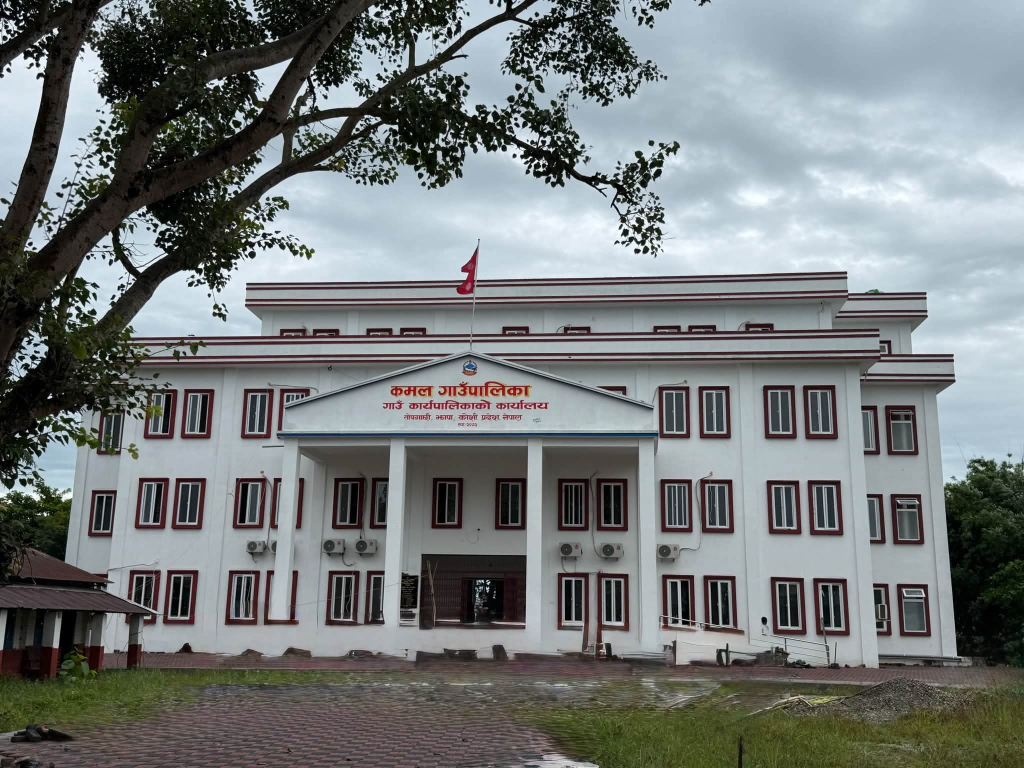
#> input picture media/kamal-municipality/source.jpg, 2048 x 1536 px (shown at 1/2 size)
$ python render.py
#> lines starting #> are read from the running program, lines starting #| are printed output that depends on the picture; after the words box and inside, x2 and y2 are one past the last pixel; in counts of white or black regions, pixels touching at a corner belong together
"""Render "Monumental Horizon", a 10-second cinematic shot of the Kamal Rural
Municipality office, from the single still photo beside this script.

There is no footage and no depth map, so the drone move is a virtual camera
over the photo: a spline-driven crop that pushes in low, cranes up to the
portico and flag, then drifts back to the full facade. Life is added on top:
the flag ripples, the tree sways, out-of-focus foliage slides past the lens in
the opening, and an anamorphic flare sweeps the roofline at the end. The
soundtrack (wind, birdsong, strings, brass/cello rise, piano) is synthesised
here too, so the whole piece is reproducible from this file and the photo.

    pip install numpy pillow imageio-ffmpeg
    python3 media/kamal-municipality/render.py
"""

import subprocess
import wave
from pathlib import Path

import imageio_ffmpeg
import numpy as np
from PIL import Image, ImageDraw, ImageFilter

HERE = Path(__file__).resolve().parent
SOURCE = HERE / "source.jpg"
OUTPUT = HERE / "monumental-horizon.mp4"
AUDIO = HERE / "monumental-horizon.wav"

W, H = 1920, 1080
FPS = 24
DURATION = 10.0
FRAMES = int(FPS * DURATION)
LETTERBOX = 2.0  # widescreen frame inside the 16:9 container; wider cuts the flag off the final wide
SR = 48000

rng = np.random.default_rng(2083)


# ---------------------------------------------------------------- camera ----

# (time, centre x, centre y, crop width) with x, y, width as fractions of the
# photo's width/height. Crop height follows from the 16:9 output.
KEYS = [
    (0.0, 0.330, 0.745, 0.560),  # low, behind the tree, courtyard and ground floor
    (3.0, 0.415, 0.650, 0.500),  # pushed forward, tilting up past the canopy
    (5.0, 0.455, 0.520, 0.500),  # pedestal up: portico pillars and signboard
    (6.8, 0.465, 0.445, 0.540),  # crane top: flag against the sky
    (10.0, 0.500, 0.600, 1.000),  # drift back to the full symmetric facade
]


# [49 lines left out: functions _hermite, camera, bilinear, not called in this run]


class LivingPhoto:
    def __init__(self, img):
        self.base = img
        sh, sw = img.shape[:2]
        s = sw / 2000.0  # the regions below were measured on a 2000px-wide copy

        # Flag: pole on the right, cloth hanging left of it.
        self.flag_box = tuple(int(v * s) for v in (880, 460, 975, 610))
        fx0, fy0, fx1, fy1 = self.flag_box
        patch = img[fy0:fy1, fx0:fx1]
        red = (patch[..., 0] > 0.35) & (patch[..., 0] > patch[..., 1] * 1.6)
        m = Image.fromarray((red * 255).astype(np.uint8))
        m = m.filter(ImageFilter.MaxFilter(9)).filter(ImageFilter.GaussianBlur(3))
        self.flag_mask = np.asarray(m, np.float32) / 255.0
        self.pole_x = 955 * s - fx0

        # Tree crown over the sky, top-left. Sway fades out towards the
        # building so its straight lines never wobble.
        self.tree_box = (0, 0, int(760 * s), int(620 * s))
        tx1, ty1 = self.tree_box[2], self.tree_box[3]
        yy, xx = np.mgrid[0:ty1, 0:tx1].astype(np.float32)
        fade_x = np.clip((tx1 - xx) / (0.35 * tx1), 0, 1)
        fade_y = np.clip((ty1 - yy) / (0.45 * ty1), 0, 1)
        self.tree_weight = fade_x * fade_y
        self.tree_grid = (xx, yy)

    # [24 lines left out: function frame, not called in this run]


# --------------------------------------------------------- foreground leaves ----

def make_foliage():
    """Out-of-focus leaves, rendered once and slid past the lens in shot 1."""
    fw, fh = int(W * 1.8), int(H * 1.4)
    layer = Image.new("RGBA", (fw, fh), (0, 0, 0, 0))
    d = ImageDraw.Draw(layer)
    for _ in range(170):
        # Clustered along the left edge and the top, like an overhanging bough.
        if rng.random() < 0.6:
            x = rng.normal(0.18, 0.12) * fw
            y = rng.uniform(0.0, 1.0) * fh
        else:
            x = rng.uniform(0.0, 0.85) * fw
            y = rng.normal(0.08, 0.08) * fh
        r = rng.uniform(40, 120)
        ang = rng.uniform(0, np.pi)
        pts = []
        for a in np.linspace(0, 2 * np.pi, 24, endpoint=False):
            # Leaf outline: a pointed ellipse.
            rr = r * (1 - 0.35 * abs(np.cos(a)) ** 3)
            px = rr * np.cos(a)
            py = 0.45 * rr * np.sin(a)
            pts.append(
                (x + px * np.cos(ang) - py * np.sin(ang), y + px * np.sin(ang) + py * np.cos(ang))
            )
        g = rng.uniform(0.35, 0.75)
        col = (int(28 * g), int(70 * g + 20), int(26 * g), int(rng.uniform(190, 250)))
        d.polygon(pts, fill=col)
    layer = layer.filter(ImageFilter.GaussianBlur(28))
    return np.asarray(layer, np.float32) / 255.0


# [20 lines left out: function foliage_overlay, not called in this run]


# ------------------------------------------------------------------ grade ----

YY, XX = np.mgrid[0:H, 0:W].astype(np.float32)
VIGNETTE = 1 - 0.38 * (((XX - W / 2) / (W / 2)) ** 2 + ((YY - H / 2) / (H / 2)) ** 2) ** 1.3
VIGNETTE = np.clip(VIGNETTE, 0.45, 1)[..., None]
# Warm light falling from the upper right, where the sun sits behind the cloud.
SUNWASH = np.exp(-(((XX - W * 0.95) / (W * 0.8)) ** 2 + ((YY + H * 0.2) / (H * 0.9)) ** 2))[..., None]


# [75 lines left out: functions grade, flare, finish, not called in this run]


# ------------------------------------------------------------------ audio ----

def fft_lowpass(x, cutoff, slope=4):
    X = np.fft.rfft(x)
    f = np.fft.rfftfreq(len(x), 1 / SR)
    X *= 1 / np.sqrt(1 + (f / cutoff) ** (2 * slope))
    return np.fft.irfft(X, len(x))


def fft_bandpass(x, lo, hi):
    X = np.fft.rfft(x)
    f = np.fft.rfftfreq(len(x), 1 / SR)
    X *= (f > lo) & (f < hi)
    return np.fft.irfft(X, len(x))


def env(t, points):
    ts, vs = zip(*points)
    return np.interp(t, ts, vs)


def voice(t, freq, harmonics, bright, vibrato=0.0, detune=(0.0,)):
    out = np.zeros_like(t)
    for d in detune:
        f = freq * (1 + d) * (1 + vibrato * np.sin(2 * np.pi * 5.2 * t + rng.uniform(0, 6)))
        ph = 2 * np.pi * np.cumsum(f) / SR
        for n in range(1, harmonics + 1):
            out += np.sin(n * ph + rng.uniform(0, 6)) / n**bright
    return out / len(detune)


def note(name):
    names = {"C": -9, "D": -7, "E": -5, "F": -4, "F#": -3, "G": -2, "A": 0, "B": 2}
    return 440.0 * 2 ** ((names[name[:-1]] + 12 * (int(name[-1]) - 4)) / 12)


def render_audio():
    n = int(SR * DURATION)
    t = np.arange(n) / SR
    L = np.zeros(n)
    R = np.zeros(n)

    # Wind through leaves: brown-ish noise with gusts, plus a brighter rustle.
    noise = rng.normal(0, 1, n)
    wind = fft_lowpass(noise, 500, 2)
    gust = 0.6 + 0.4 * np.sin(2 * np.pi * 0.23 * t) * np.sin(2 * np.pi * 0.11 * t + 1)
    rustle = fft_bandpass(rng.normal(0, 1, n), 2500, 9000)
    rustle *= np.clip(fft_lowpass(np.abs(rng.normal(0, 1, n)), 6, 1) * 3 - 1.2, 0, None)
    amb = env(t, [(0, 0), (0.4, 1), (4, 0.9), (7, 0.35), (10, 0.2)])
    wind_l = (wind * gust * 0.6 + rustle * 0.25) * amb
    wind_r = (np.roll(wind, 2400) * gust * 0.6 + np.roll(rustle, 5000) * 0.25) * amb
    L += wind_l * 0.35
    R += wind_r * 0.35

    # Birdsong: short FM chirps, scattered in the first half.
    for start in sorted(rng.uniform(0.3, 6.0, 14)):
        dur = rng.uniform(0.05, 0.14)
        reps = rng.integers(1, 4)
        base = rng.uniform(2800, 4600)
        pan = rng.uniform(0.2, 0.8)
        for k in range(reps):
            s0 = int((start + k * dur * 1.3) * SR)
            m = int(dur * SR)
            if s0 + m >= n:
                continue
            tt = np.arange(m) / SR
            f = base * (1 + 0.35 * tt / dur) + 400 * np.sin(2 * np.pi * 38 * tt)
            ch = np.sin(2 * np.pi * np.cumsum(f) / SR) * np.sin(np.pi * tt / dur) ** 2
            g = 0.06 * env(start, [(0, 1), (5, 0.6), (6, 0.3)])
            L[s0:s0 + m] += ch * g * (1 - pan)
            R[s0:s0 + m] += ch * g * pan

    # Strings pad: D - G - A - D, swelling in after the first second.
    chords = [
        (0.8, 4.2, ["D3", "A3", "D4", "F#4"]),
        (3.9, 5.8, ["G2", "D3", "B3", "G4"]),
        (5.5, 8.1, ["A2", "E3", "A3", "E4"]),
        (7.8, 10.0, ["D2", "A2", "D3", "F#3", "A3", "D4"]),
    ]
    strings = np.zeros(n)
    for c0, c1, notes in chords:
        e = env(t, [(c0, 0), (c0 + 0.6, 1), (c1 - 0.3, 1), (c1 + 0.4, 0)])
        for nm in notes:
            strings += voice(t, note(nm), 10, 1.15, vibrato=0.004, detune=(-0.003, 0.0, 0.004)) * e
    strings = fft_lowpass(strings, 2200, 2)
    strings *= env(t, [(0, 0), (1, 0.25), (3.5, 0.5), (6.5, 0.8), (8, 1.0), (9.2, 0.7), (10, 0.0)])
    L += strings * 0.05
    R += np.roll(strings, 300) * 0.05

    # Cello and brass rise through the architectural ascent.
    low = voice(t, note("D2"), 12, 1.0, vibrato=0.005) * env(t, [(3.8, 0), (5.0, 0.6), (5.8, 0.6), (6.0, 0), (10, 0)])
    low += voice(t, note("A1") * 2, 12, 1.0, vibrato=0.005) * env(t, [(5.6, 0), (6.4, 0.9), (7.9, 1.0), (8.2, 0)])
    low += voice(t, note("D2"), 12, 1.0, vibrato=0.005) * env(t, [(7.8, 0), (8.2, 1.0), (9.3, 0.6), (10, 0)])
    brass = voice(t, note("A3"), 16, 0.8) * env(t, [(4.5, 0), (7.5, 1.0), (7.9, 0)])
    brass += voice(t, note("D4"), 16, 0.8) * env(t, [(7.7, 0), (8.1, 1.0), (9.0, 0.4), (10, 0)])
    brass += voice(t, note("F#3"), 16, 0.8) * env(t, [(7.7, 0), (8.1, 0.8), (9.0, 0.3), (10, 0)])
    brass = fft_lowpass(brass, 1600, 2)
    L += low * 0.07 + brass * 0.035
    R += low * 0.07 + np.roll(brass, 500) * 0.035

    # Piano fading out the resolve.
    for i, nm in enumerate(["D5", "F#5", "A5", "D6", "A5"]):
        s0 = int((8.05 + i * 0.32) * SR)
        m = n - s0
        tt = np.arange(m) / SR
        f = note(nm)
        tone = sum(
            np.sin(2 * np.pi * f * k * np.sqrt(1 + 0.0004 * k * k) * tt) * np.exp(-tt * (1.8 + k * 0.9)) / k
            for k in range(1, 7)
        )
        tone *= np.clip(tt / 0.004, 0, 1)
        g = 0.09 * (1 - i * 0.12)
        L[s0:] += tone * g * (0.6 if i % 2 else 0.4)
        R[s0:] += tone * g * (0.4 if i % 2 else 0.6)

    # Hall reverb: convolve with decaying noise.
    ir_len = int(SR * 1.9)
    it = np.arange(ir_len) / SR
    for ch in (L, R):
        ir = rng.normal(0, 1, ir_len) * np.exp(-it * 3.4)
        ir[0] = 0
        wet = np.fft.irfft(np.fft.rfft(ch, n + ir_len) * np.fft.rfft(ir, n + ir_len))[:n]
        ch += wet * 0.035

    mix = np.stack([L, R], 1)
    mix *= env(t, [(0, 0), (0.3, 1), (9.2, 1), (10, 0)])[:, None]
    mix /= np.max(np.abs(mix)) / 0.89  # about -1 dBFS peak
    pcm = (mix * 32767).astype(np.int16)
    with wave.open(str(AUDIO), "wb") as w:
        w.setnchannels(2)
        w.setsampwidth(2)
        w.setframerate(SR)
        w.writeframes(pcm.tobytes())


# ----------------------------------------------------------------- render ----

def main():
    print("synthesising soundtrack")
    render_audio()

    src = np.asarray(Image.open(SOURCE).convert("RGB"), np.float32) / 255.0
    sh, sw = src.shape[:2]
#> sh = 1536; sw = 2048
    living = LivingPhoto(src)
#> in __init__, `patch = img[fy0:fy1, fx0:fx1]`:
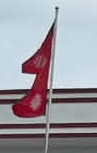
#> patch: shape (153, 97, 3) float32; mean R, G, B 0.617, 0.606, 0.636
#> in __init__, `red = (patch[..., 0] > 0.35) & (patch[..., 0] > patch[..., 1] * 1.6)`:
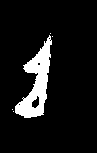
#> red: shape (153, 97) bool; 9% white; 5 white regions (4 under 20 px), largest, box (x1, y1, x2, y2) and area: (15, 35, 52, 118) 1327
#> in __init__, `m = m.filter(ImageFilter.MaxFilter(9)).filter(ImageFilter.GaussianBlur..`:
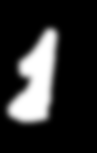
#> m: PIL image 97x153 L; min 0, max 255, mean 44.9
    foliage = make_foliage()
#> in make_foliage, `layer = Image.new("RGBA", (fw, fh), (0, 0, 0, 0))`: layer: PIL image 3456x1512 RGBA; every value is 0
#> in make_foliage, `layer = layer.filter(ImageFilter.GaussianBlur(28))`:
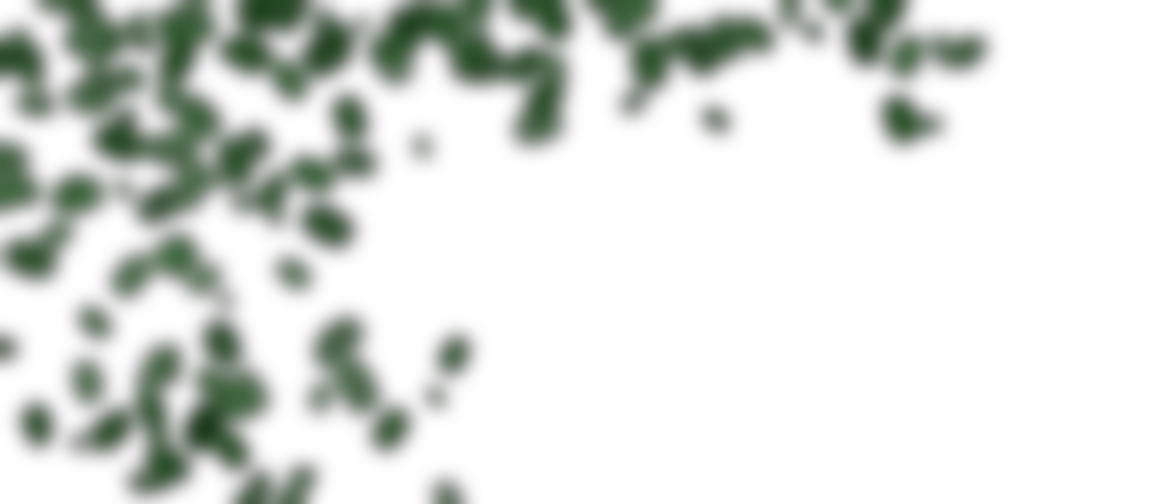
#> layer: PIL image 3456x1512 RGBA (shown at 1/3 size); mean R, G, B, A 2.6, 10, 2.4, 38.3; transparent parts drawn white

    ffmpeg = imageio_ffmpeg.get_ffmpeg_exe()
    cmd = [
        ffmpeg, "-y", "-loglevel", "error",
        "-f", "rawvideo", "-pix_fmt", "rgb24", "-s", f"{W}x{H}", "-r", str(FPS), "-i", "-",
        "-i", str(AUDIO),
        "-c:v", "libx264", "-preset", "slow", "-crf", "17", "-pix_fmt", "yuv420p",
        "-c:a", "aac", "-b:a", "192k", "-shortest", "-movflags", "+faststart",
        str(OUTPUT),
    ]
    proc = subprocess.Popen(cmd, stdin=subprocess.PIPE)

    for i in range(FRAMES):
        t = i / FPS
        box = camera(t, sw, sh)
        live = living.frame(t)
        pil = Image.fromarray((np.clip(live, 0, 1) * 255).astype(np.uint8))
        view = pil.transform((W, H), Image.EXTENT, box, Image.BICUBIC)
        view = view.filter(ImageFilter.UnsharpMask(radius=2, percent=60, threshold=2))
        img = np.asarray(view, np.float32) / 255.0
        img = foliage_overlay(img, foliage, t)
        img = grade(img, t)
        img = flare(img, t, box, sw, sh)
        img = finish(img, t)
        proc.stdin.write((img * 255 + 0.5).astype(np.uint8).tobytes())
        if i % 24 == 0:
            print(f"frame {i}/{FRAMES}")

    proc.stdin.close()
    proc.wait()
    AUDIO.unlink()
    print(f"wrote {OUTPUT}")


if __name__ == "__main__":
    main()
#> (the call stopped at in main, `ffmpeg = imageio_ffmpeg.get_ffmpeg_exe()`: imageio_ffmpeg is not available in this run)

$ run again, with media/kamal-municipality/inauguration-clean.jpg copied over media/kamal-municipality/source.jpg
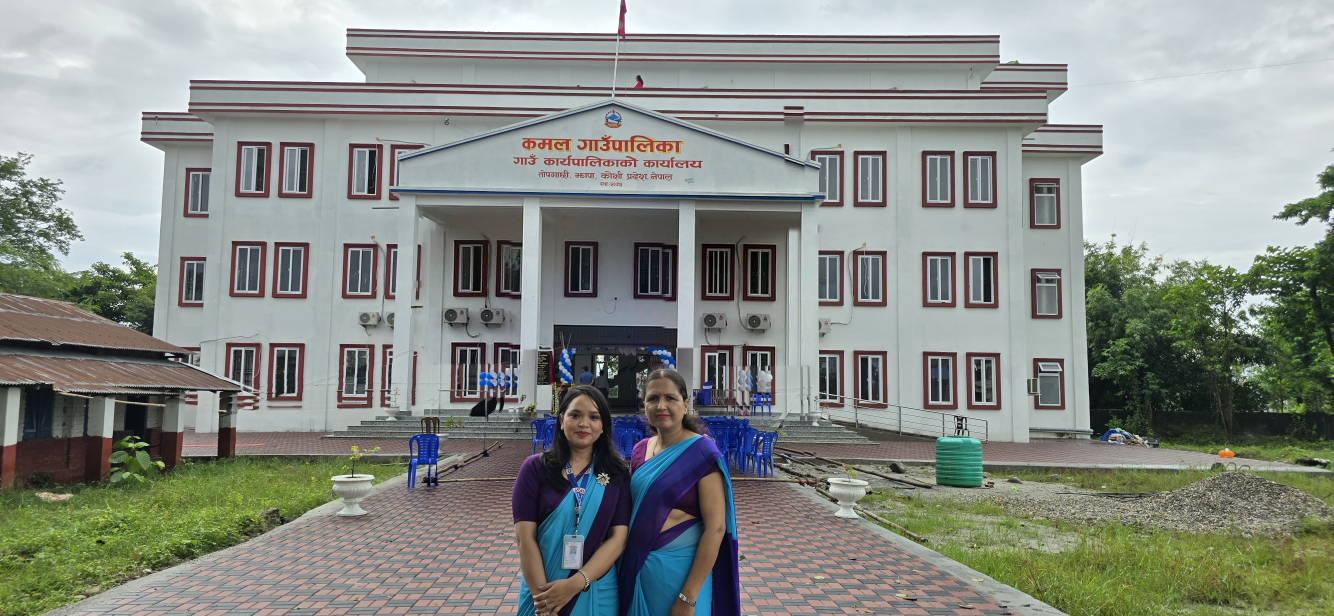
#> input picture media/kamal-municipality/inauguration-clean.jpg, 4000 x 1848 px (shown at 1/3 size)
#> in __init__, `patch = img[fy0:fy1, fx0:fx1]`:
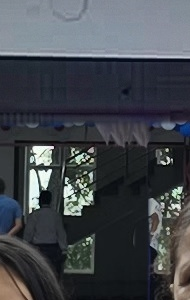
#> patch: shape (300, 190, 3) float32; mean R, G, B 0.263, 0.28, 0.302
#> red: shape (300, 190) bool; every value is 0
#> self.flag_mask: shape (300, 190) float32; every value is 0
